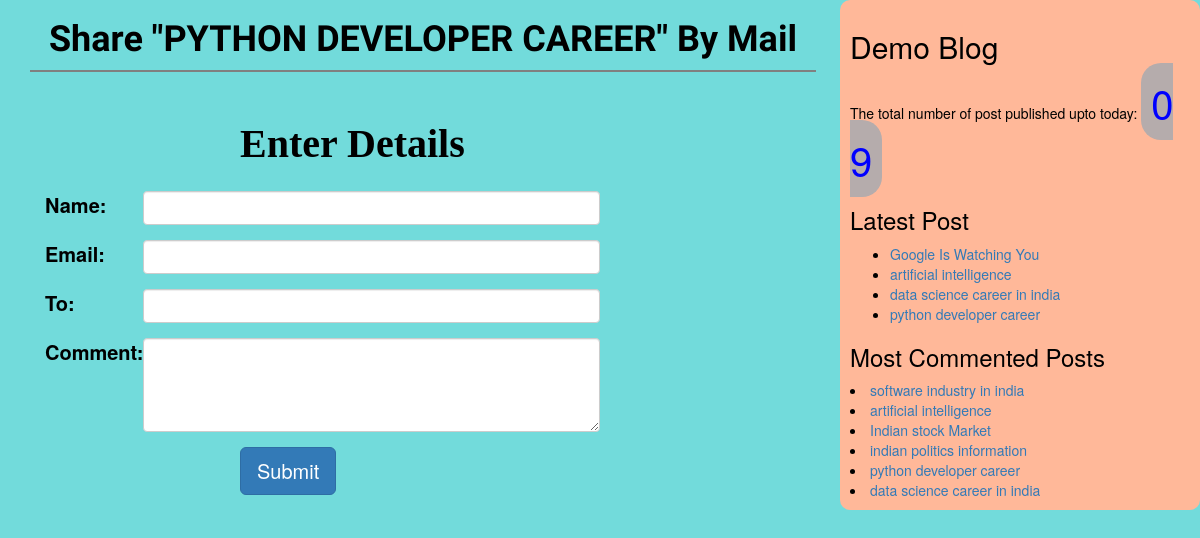
/3/share/, run on the app's committed database.
### blog/models.py (models this page shows, shortened)
class Post(models.Model):
    STATUS_CHOICES=(('draft','Draft'),('published','Published'))
    title=models.CharField(max_length=256)
    slug=models.SlugField(max_length=256,unique_for_date='publish')
    author=models.ForeignKey(User,on_delete=models.CASCADE,related_name='blog_posts')
    body=models.TextField()
    publish=models.DateTimeField(default=timezone.now)
    created=models.DateTimeField(auto_now_add=True)
    updated=models.DateTimeField(auto_now=True)
    status=models.CharField(max_length=10,choices=STATUS_CHOICES,default='draft')
    objects=CustomManager()
    tags=TaggableManager()
    class Meta:
        ordering=('-publish',)
    def get_absolute_url(self):
        return reverse('post_detail',
                            args=[self.publish.year,
                            self.publish.strftime('%m'),
                            self.publish.strftime('%d'),
                            self.slug])

### blog/views.py (the view)
# urls.py: path('<int:id>/share/', views.mail_send_view),
def mail_send_view(request,id):
    post=get_object_or_404(Post,id=id,status='published')
    send=False
    if request.method=='POST':
        form=EmailSendForm(request.POST)
        if form.is_valid():
            cd=form.cleaned_data
            post_url=request.build_absolute_uri(post.get_absolute_url())
            subject='{}({}) recommends you to read "{}"'.format(cd['name'],cd['email'], post.title)
            message='read post at: \n {}\n\n {}\'comment:\n{}'.format(post_url,cd['name'],cd['comment'])
            send_mail(subject,message,'samtech@gmail.com',[cd['to']])
            send=True
    else:
        form=EmailSendForm()
    return render(request,'blog/sharebyemail.html',{'send':send,'form':form,'post':post})

### blog/forms.py
class EmailSendForm(forms.Form):
    name=forms.CharField()
    email=forms.EmailField()
    to=forms.EmailField()
    comment=forms.CharField(required=False,widget=forms.Textarea)

### blog/models.py (called while the page is built)
    def get_queryset(self):
        return super().get_queryset().filter(status='published')

### blog/templatetags/blog_tags.py (called while the page is built)
@register.simple_tag
def total_posts():
    return Post.objects.count()

@register.inclusion_tag('blog/latest_post123.html')
def show_latest_post(count=3):
    lastest_posts=Post.objects.order_by('-publish')[0:count]
    return {'lastest_posts':lastest_posts}

@register.simple_tag
def get_most_commented_posts(count=5):
    return Post.objects.annotate(total_comments=Count('comments')).order_by('-total_comments')[:count]

### templates/blog/sharebyemail.html (shortened to what this page needs)
<!DOCTYPE html>
{% extends 'blog/base.html' %}
{% block body %}
{%if send%}
<h1>Email send successfully</h1>
{%else%}
  <h1>Share "{{post.title|upper}}" By Mail</h1>
  <form method="POST" class="post-form" action="">
    <div class="container">
<br>
    <div class="form-group row">
    <label class="col-sm-2 col-form-label"></label>
    <div class="col-sm-6 ">
    <h3> <span id='form_heading' >Enter Details</span> </h3>
    </div>
  </div>
    <div class="form-group row">
    <label class="col-sm-1 col-form-label">Name:</label>
    <div class="col-sm-5">
      <input type="text" name="name" class="form-control">
    </div>
  </div>
  <div class="form-group row">
    <label class="col-sm-1 col-form-label">Email:</label>
    <div class="col-sm-5">
      <input type="email" name="email" class="form-control">
    </div>
  </div>
    <div class="form-group row">
    <label class="col-sm-1 col-form-label">To:</label>
    <div class="col-sm-5">
      <input type="email" name="to" class="form-control">
    </div>
  </div>
    <div class="form-group row">
    <label class="col-sm-1 col-form-label" for="inputEmail3" >Comment:</label>
    <div class="col-sm-5">
      <textarea id="inputEmail3" name="comment" rows="4" cols="50" class="form-control" ></textarea>
    </div>
  </div>
    <div class="form-group row">
    <label class="col-sm-2 col-form-label"></label>
    <div  class="col-sm-4">
    <button type="submit" class="btn btn-primary btn-lg"> <span id ='submit_button'>Submit</span> </button>
    </div>
  </div>
    </div>
</form>
  {%endif%}
  {% endblock %}

### templates/blog/base.html (shortened to what this page needs)
<!DOCTYPE html>
{% load static %}
{% load blog_tags %}
<html lang="en" dir="ltr">
  <head>
    <link rel="stylesheet" href="https://stackpath.bootstrapcdn.com/bootstrap/3.4.1/css/bootstrap.min.css">
    <link rel="stylesheet" href="{% static "css/blog.css" %}">
  </head>
  <body>
    <div class="content">
      {% block body %}{% endblock %}
    </div>
    <div class="sidebar">
      <h2>Demo Blog</h2>
      <p>The total number of post published upto today: <span  id='pcount'>0 {%total_posts%}</span> </p>
      <h3>Latest Post</h3>{%show_latest_post 4 %}
      <h3>Most Commented Posts</h3>
      {%get_most_commented_posts 6 as most_commented_post %}
      {%for post in most_commented_post%}
      <li><a href="{{post.get_absolute_url}}">{{post.title}}</a></li>
      {%endfor%}
    </div>
  </body>
</html>

### templates/blog/latest_post123.html
<ul>
  {%for post in lastest_posts%}
  <li><a href="{{post.get_absolute_url}}">{{post.title}}</a></li>
  {%endfor%}
</ul>

### static/css/blog.css (style rules this page uses)
.content { width:68%; float: left; padding:0 0 0 30px; }
.sidebar { width:30%; float:right; padding:10px; background:#FFB899; border-radius: 10px; }
body { background:#72DBDB; color:black; }
h1 { text-align:center; border-bottom: 2px solid grey; font-weight:bold; color:black; padding:0 0 10px 0; font-family: 'Texturina', serif; }
h2 { color:black; }
label { font-size: 20px; }
#submit_button { font-size: 20px; }
#form_heading { font-size: 40px; font-weight: bold; font-family: Calibri; }
#pcount { font-size:40px; color: blue; border: 2px solid inherit; border-radius: 20px; background-color:#b5acac; padding:10px; }

### data on the page
Post: title "PYTHON DEVELOPER CAREER", title "python developer career"
Post: title "Google Is Watching You"
Post: title "artificial intelligence"
Post: title "data science career in india"
Post: title "software industry in india"
Post: title "Indian stock Market"
Post: title "indian politics information"
